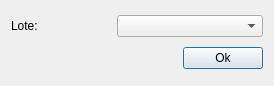
<?xml version="1.0" encoding="UTF-8"?>
<ui version="4.0">
 <class>Dialog</class>
 <widget class="QDialog" name="Dialog">
  <property name="geometry">
   <rect>
    <x>0</x>
    <y>0</y>
    <width>274</width>
    <height>86</height>
   </rect>
  </property>
  <property name="windowTitle">
   <string>Adicionar Perfil Regra</string>
  </property>
  <layout class="QGridLayout" name="gridLayout">
   <item row="1" column="0">
    <layout class="QHBoxLayout" name="horizontalLayout">
     <item>
      <spacer name="horizontalSpacer">
       <property name="orientation">
        <enum>Qt::Horizontal</enum>
       </property>
       <property name="sizeHint" stdset="0">
        <size>
         <width>343</width>
         <height>20</height>
        </size>
       </property>
      </spacer>
     </item>
     <item>
      <widget class="QPushButton" name="okBtn">
       <property name="text">
        <string>Ok</string>
       </property>
      </widget>
     </item>
    </layout>
   </item>
   <item row="0" column="0">
    <layout class="QHBoxLayout" name="horizontalLayout_4">
     <item>
      <widget class="QLabel" name="label_4">
       <property name="sizePolicy">
        <sizepolicy hsizetype="Minimum" vsizetype="Fixed">
         <horstretch>0</horstretch>
         <verstretch>0</verstretch>
        </sizepolicy>
       </property>
       <property name="minimumSize">
        <size>
         <width>100</width>
         <height>0</height>
        </size>
       </property>
       <property name="maximumSize">
        <size>
         <width>100</width>
         <height>16777215</height>
        </size>
       </property>
       <property name="text">
        <string>Lote:</string>
       </property>
      </widget>
     </item>
     <item>
      <widget class="QComboBox" name="lotsCb"/>
     </item>
    </layout>
   </item>
  </layout>
 </widget>
 <tabstops>
  <tabstop>okBtn</tabstop>
 </tabstops>
 <resources/>
 <connections/>
</ui>
